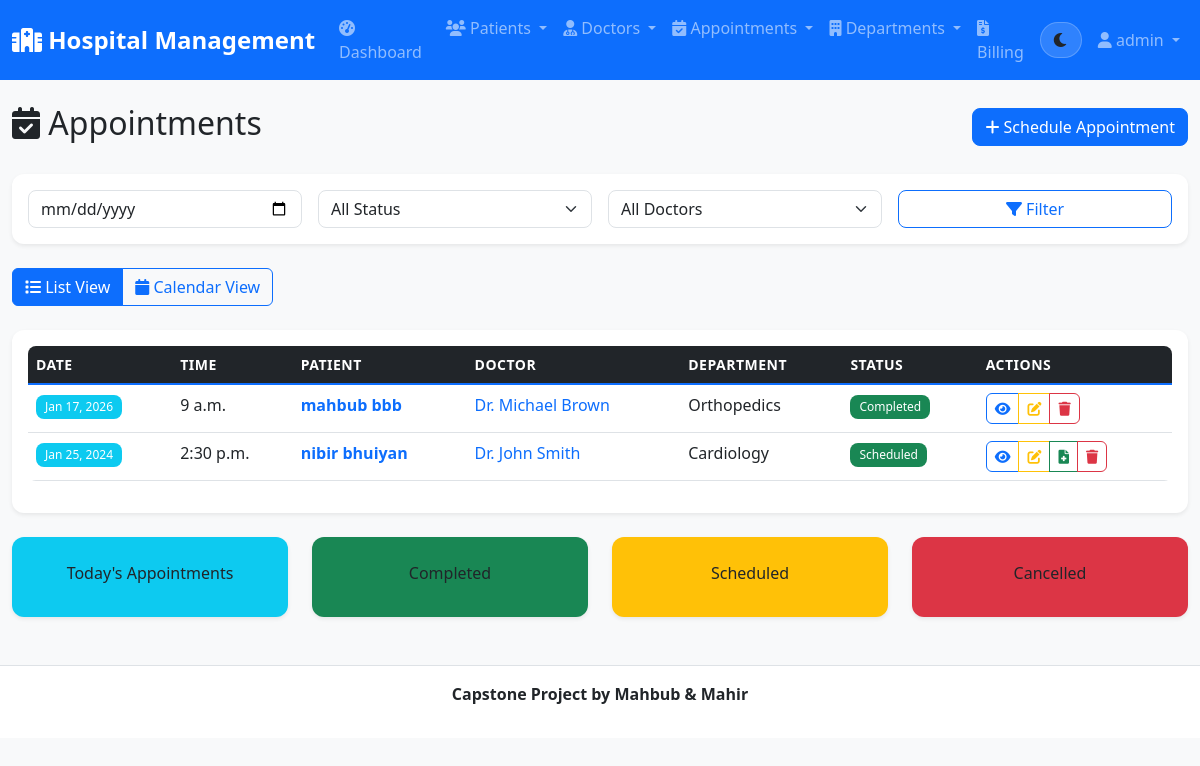
/appointments/ (signed in), run on an earlier commit of the app's database.
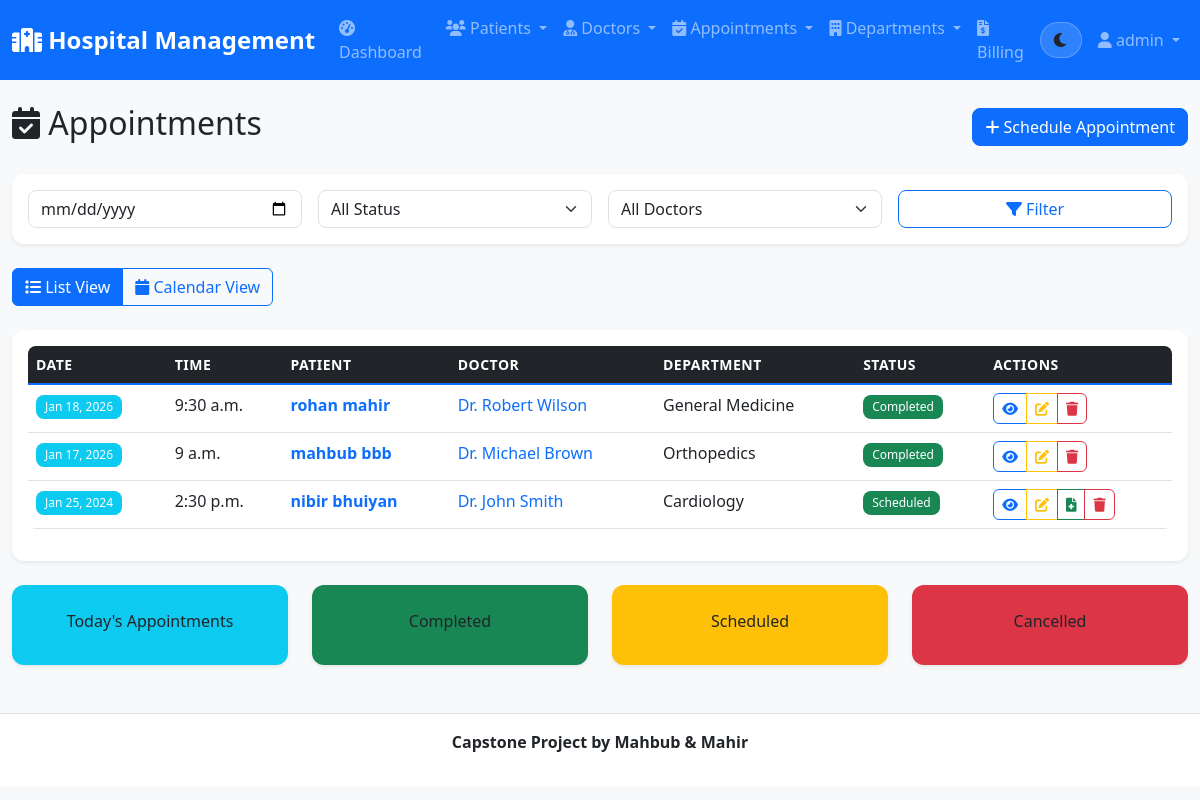
And on a later commit of the database.
### hospital_app/models.py (models this page shows, shortened)
class Appointment(models.Model):
    STATUS_CHOICES = [
        ('scheduled', 'Scheduled'),
        ('completed', 'Completed'),
        ('cancelled', 'Cancelled'),
        ('no_show', 'No Show'),
    ]
    patient = models.ForeignKey(Patient, on_delete=models.CASCADE, related_name='appointments')
    doctor = models.ForeignKey(Doctor, on_delete=models.CASCADE, related_name='appointments')
    date = models.DateField()
    time = models.TimeField()
    status = models.CharField(max_length=20, choices=STATUS_CHOICES, default='scheduled')
    symptoms = models.TextField(blank=True)
    notes = models.TextField(blank=True)
    created_at = models.DateTimeField(auto_now_add=True)
    updated_at = models.DateTimeField(auto_now=True)

class Patient(models.Model):
    GENDER_CHOICES = [
        ('M', 'Male'),
        ('F', 'Female'),
        ('O', 'Other'),
    ]
    BLOOD_TYPE_CHOICES = [
        ('A+', 'A+'),
        ('A-', 'A-'),
        ('B+', 'B+'),
        ('B-', 'B-'),
        ('AB+', 'AB+'),
        ('AB-', 'AB-'),
        ('O+', 'O+'),
        ('O-', 'O-'),
    ]
    first_name = models.CharField(max_length=50)
    last_name = models.CharField(max_length=50)
    email = models.EmailField(unique=True)
    phone = models.CharField(max_length=20)
    date_of_birth = models.DateField()
    gender = models.CharField(max_length=1, choices=GENDER_CHOICES)
    blood_type = models.CharField(max_length=3, choices=BLOOD_TYPE_CHOICES)
    address = models.TextField()
    emergency_contact = models.CharField(max_length=100)
    emergency_phone = models.CharField(max_length=20)
    medical_history = models.TextField(blank=True)
    allergies = models.TextField(blank=True)
    created_at = models.DateTimeField(auto_now_add=True)
    updated_at = models.DateTimeField(auto_now=True)
    @property
    def full_name(self):
        return f"{self.first_name} {self.last_name}"

class Doctor(models.Model):
    GENDER_CHOICES = [
        ('M', 'Male'),
        ('F', 'Female'),
        ('O', 'Other'),
    ]
    first_name = models.CharField(max_length=50)
    last_name = models.CharField(max_length=50)
    email = models.EmailField(unique=True)
    phone = models.CharField(max_length=20)
    specialization = models.CharField(max_length=100)
    department = models.ForeignKey(Department, on_delete=models.CASCADE, related_name='doctors')
    license_number = models.CharField(max_length=50, unique=True)
    gender = models.CharField(max_length=1, choices=GENDER_CHOICES)
    qualification = models.CharField(max_length=200)
    experience_years = models.PositiveIntegerField()
    consultation_fee = models.DecimalField(max_digits=10, decimal_places=2)
    available_days = models.CharField(max_length=100, help_text="e.g., Monday, Tuesday, Wednesday")
    available_time = models.CharField(max_length=100, help_text="e.g., 9:00 AM - 5:00 PM")
    created_at = models.DateTimeField(auto_now_add=True)
    updated_at = models.DateTimeField(auto_now=True)
    @property
    def full_name(self):
        return f"Dr. {self.first_name} {self.last_name}"

class Department(models.Model):
    name = models.CharField(max_length=100, unique=True)
    description = models.TextField(blank=True)
    head_of_department = models.ForeignKey('Doctor', on_delete=models.SET_NULL, null=True, blank=True, related_name='headed_departments')
    created_at = models.DateTimeField(auto_now_add=True)

### hospital_app/views.py (the view)
# urls.py: path('appointments/', views.appointment_list, name='appointment_list'),
@login_required
def appointment_list(request):
    appointments = Appointment.objects.select_related('patient', 'doctor').all().order_by('-date', '-time')
    doctors = Doctor.objects.all()
    return render(request, 'hospital/appointment_list.html', {'appointments': appointments, 'doctors': doctors})

### hospital/templates/hospital/appointment_list.html (shortened to what this page needs)
{% extends 'base.html' %}
{% block content %}
<div class="d-flex justify-content-between align-items-center mb-4">
    <h2><i class="fas fa-calendar-check"></i> Appointments</h2>
    <a href="{% url 'appointment_create' %}" class="btn btn-primary">
        <i class="fas fa-plus"></i> Schedule Appointment
    </a>
</div>
<div class="card mb-4">
    <div class="card-body">
        <form method="get" class="row g-3">
            <div class="col-md-3">
                <input type="date" class="form-control" name="date" value="{{ request.GET.date }}">
            </div>
            <div class="col-md-3">
                <select class="form-select" name="status">
                    <option value="">All Status</option>
                </select>
            </div>
            <div class="col-md-3">
                <select class="form-select" name="doctor">
                    <option value="">All Doctors</option>
                </select>
            </div>
            <div class="col-md-3">
                <button type="submit" class="btn btn-outline-primary w-100">
                    <i class="fas fa-filter"></i> Filter
                </button>
            </div>
        </form>
    </div>
</div>
<div class="btn-group mb-4" role="group">
    <button type="button" class="btn btn-outline-primary active" id="listView">
        <i class="fas fa-list"></i> List View
    </button>
    <button type="button" class="btn btn-outline-primary" id="calendarView">
        <i class="fas fa-calendar"></i> Calendar View
    </button>
</div>
<div id="listViewContent">
    <div class="card">
        <div class="card-body">
            {% if appointments %}
            <div class="table-responsive">
                <table class="table table-hover">
                    <thead class="table-dark">
                        <tr>
                            <th>Date</th>
                            <th>Time</th>
                            <th>Patient</th>
                            <th>Doctor</th>
                            <th>Department</th>
                            <th>Status</th>
                            <th>Actions</th>
                        </tr>
                    </thead>
                    <tbody>
                        {% for appointment in appointments %}
                        <tr>
                            <td>
                                <span class="badge bg-info">{{ appointment.date|date:"M d, Y" }}</span>
                            </td>
                            <td>{{ appointment.time }}</td>
                            <td>
                                <a href="{% url 'patient_detail' appointment.patient.pk %}" class="text-decoration-none">
                                    <strong>{{ appointment.patient.full_name }}</strong>
                                </a>
                            </td>
                            <td>
                                <a href="{% url 'doctor_detail' appointment.doctor.pk %}" class="text-decoration-none">
                                    {{ appointment.doctor.full_name }}
                                </a>
                            </td>
                            <td>{{ appointment.doctor.department.name }}</td>
                            <td>
                                <span class="badge bg-{{ appointment.status|yesno:'success,warning,danger,secondary' }}">
                                    {{ appointment.get_status_display }}
                                </span>
                            </td>
                            <td>
                                <div class="btn-group" role="group">
                                    <a href="{% url 'appointment_detail' appointment.pk %}" class="btn btn-sm btn-outline-primary" title="View">
                                        <i class="fas fa-eye"></i>
                                    </a>
                                    <a href="{% url 'appointment_update' appointment.pk %}" class="btn btn-sm btn-outline-warning" title="Edit">
                                        <i class="fas fa-edit"></i>
                                    </a>
                                    {% if appointment.status == 'scheduled' %}
                                    <a href="{% url 'medical_record_create' appointment.pk %}" class="btn btn-sm btn-outline-success" title="Add Medical Record">
                                        <i class="fas fa-file-medical"></i>
                                    </a>
                                    {% endif %}
                                    <a href="{% url 'appointment_delete' appointment.pk %}" class="btn btn-sm btn-outline-danger" title="Delete">
                                        <i class="fas fa-trash"></i>
                                    </a>
                                </div>
                            </td>
                        </tr>
                        {% endfor %}
                    </tbody>
                </table>
            </div>
            {% endif %}
        </div>
    </div>
</div>
<div class="row mt-4">
    <div class="col-md-3">
        <div class="card bg-info text-white">
            <div class="card-body text-center">
                <p>Today's Appointments</p>
            </div>
        </div>
    </div>
    <div class="col-md-3">
        <div class="card bg-success text-white">
            <div class="card-body text-center">
                <p>Completed</p>
            </div>
        </div>
    </div>
    <div class="col-md-3">
        <div class="card bg-warning text-white">
            <div class="card-body text-center">
                <p>Scheduled</p>
            </div>
        </div>
    </div>
    <div class="col-md-3">
        <div class="card bg-danger text-white">
            <div class="card-body text-center">
                <p>Cancelled</p>
            </div>
        </div>
    </div>
</div>
{% endblock %}

### hospital/templates/base.html (shortened to what this page needs)
<!DOCTYPE html>
<html lang="en" data-theme="light">
<head>
    <link href="https://cdn.jsdelivr.net/npm/bootstrap@5.1.3/dist/css/bootstrap.min.css" rel="stylesheet">
    <link href="https://cdnjs.cloudflare.com/ajax/libs/font-awesome/6.0.0/css/all.min.css" rel="stylesheet">
    {% load static %}
    <link rel="stylesheet" href="{% static 'css/style.css' %}">
</head>
<body>
    <nav class="navbar navbar-expand-lg navbar-dark bg-primary">
        <div class="container-fluid">
            <a class="navbar-brand" href="{% url 'home' %}">
                <i class="fas fa-hospital"></i> Hospital Management
            </a>
            <div class="collapse navbar-collapse" id="navbarNav">
                <ul class="navbar-nav me-auto">
                    {% if user.is_authenticated %}
                    <li class="nav-item">
                        <a class="nav-link" href="{% url 'dashboard' %}">
                            <i class="fas fa-tachometer-alt"></i> Dashboard
                        </a>
                    </li>
                    <li class="nav-item dropdown">
                        <a class="nav-link dropdown-toggle" href="#" id="patientsDropdown" role="button" data-bs-toggle="dropdown">
                            <i class="fas fa-users"></i> Patients
                        </a>
                    </li>
                    <li class="nav-item dropdown">
                        <a class="nav-link dropdown-toggle" href="#" id="doctorsDropdown" role="button" data-bs-toggle="dropdown">
                            <i class="fas fa-user-md"></i> Doctors
                        </a>
                    </li>
                    <li class="nav-item dropdown">
                        <a class="nav-link dropdown-toggle" href="#" id="appointmentsDropdown" role="button" data-bs-toggle="dropdown">
                            <i class="fas fa-calendar-check"></i> Appointments
                        </a>
                    </li>
                    <li class="nav-item dropdown">
                        <a class="nav-link dropdown-toggle" href="#" id="departmentsDropdown" role="button" data-bs-toggle="dropdown">
                            <i class="fas fa-building"></i> Departments
                        </a>
                    </li>
                    <li class="nav-item">
                        <a class="nav-link" href="{% url 'billing_list' %}">
                            <i class="fas fa-file-invoice-dollar"></i> Billing
                        </a>
                    </li>
                    {% endif %}
                </ul>
                <ul class="navbar-nav">
                    <li class="nav-item d-flex align-items-center me-2">
                        <button id="themeToggle" class="btn theme-toggle" type="button" aria-label="Toggle dark mode" title="Toggle theme">
                            <i id="themeIcon" class="fas fa-moon"></i>
                        </button>
                    </li>
                    {% if user.is_authenticated %}
                    <li class="nav-item dropdown">
                        <a class="nav-link dropdown-toggle" href="#" id="userDropdown" role="button" data-bs-toggle="dropdown">
                            <i class="fas fa-user"></i> {{ user.username }}
                        </a>
                    </li>
                    {% endif %}
                </ul>
            </div>
        </div>
    </nav>
    <main class="container-fluid mt-4">
        {% block content %}
        {% endblock %}
    </main>
    <footer class="text-center py-3 mt-5">
         <div class="container">
            <p><b>Capstone Project by Mahbub & Mahir</b></p>
        </div>
    </footer>
    {% load static %}
</body>
</html>

### hospital/static/css/style.css (style rules this page uses)
:root { --primary-color: #0d6efd; --secondary-color: #6c757d; --success-color: #198754; --info-color: #0dcaf0; --warning-color: #ffc107; --danger-color: #dc3545; --light-color: #f8f9fa; --dark-color: #212529; --bg: #f8f9fa; --bg-elevated: #ffffff; --text: #212529; --text-muted: #6c757d; --border: #dee2e6; --shadow: 0 0.125rem 0.25rem rgba(0, 0, 0, 0.075); --shadow-hover: 0 0.5rem 1rem rgba(0, 0, 0, 0.15); }
html, body { font-family: 'Segoe UI', Tahoma, Geneva, Verdana, sans-serif; background-color: var(--bg) !important; color: var(--text) !important; transition: background-color 320ms ease, color 320ms ease; }
.navbar-brand { font-weight: bold; font-size: 1.5rem; }
.navbar-nav .nav-link { font-weight: 500; transition: all 0.3s ease; }
.card { border: none; border-radius: 0.75rem; background-color: var(--bg-elevated); color: var(--text); box-shadow: var(--shadow); transition: all 0.3s ease; }
.card-body, .card-header, .card-footer { background-color: transparent; color: var(--text); }
.table { border-radius: 0.5rem; overflow: hidden; }
.table thead th { border-bottom: 2px solid var(--primary-color); font-weight: 600; text-transform: uppercase; font-size: 0.875rem; letter-spacing: 0.5px; }
.table { color: var(--text); }
.btn { border-radius: 0.5rem; font-weight: 500; transition: all 0.3s ease; }
.btn-group .btn { border-radius: 0; }
.btn-group .btn:first-child { border-radius: 0.375rem 0 0 0.375rem; }
.btn-group .btn:last-child { border-radius: 0 0.375rem 0.375rem 0; }
.form-control, .form-select { border-radius: 0.5rem; border: 1px solid var(--border); background-color: var(--bg-elevated); color: var(--text); transition: all 0.3s ease; }
footer { background-color: var(--bg-elevated) !important; color: var(--text); border-top: 1px solid var(--border); }
.theme-toggle { width: 42px; height: 36px; border-radius: 999px; display: inline-flex; align-items: center; justify-content: center; background: rgba(255, 255, 255, 0.14); border: 1px solid rgba(255, 255, 255, 0.22); transition: transform 180ms ease, background-color 320ms ease, border-color 320ms ease; }
.badge { font-weight: 500; padding: 0.5em 0.75em; border-radius: 0.5rem; }
.card.bg-primary, .card.bg-success, .card.bg-info, .card.bg-warning { color: white; }

What changed in the data, as far as the page shows it:
added Appointment: date "Jan 18, 2026", time "9:30 a.m.", patient.full_name "rohan mahir", doctor.full_name "Dr. Robert Wilson", doctor.department.name "General Medicine", status "Completed"
